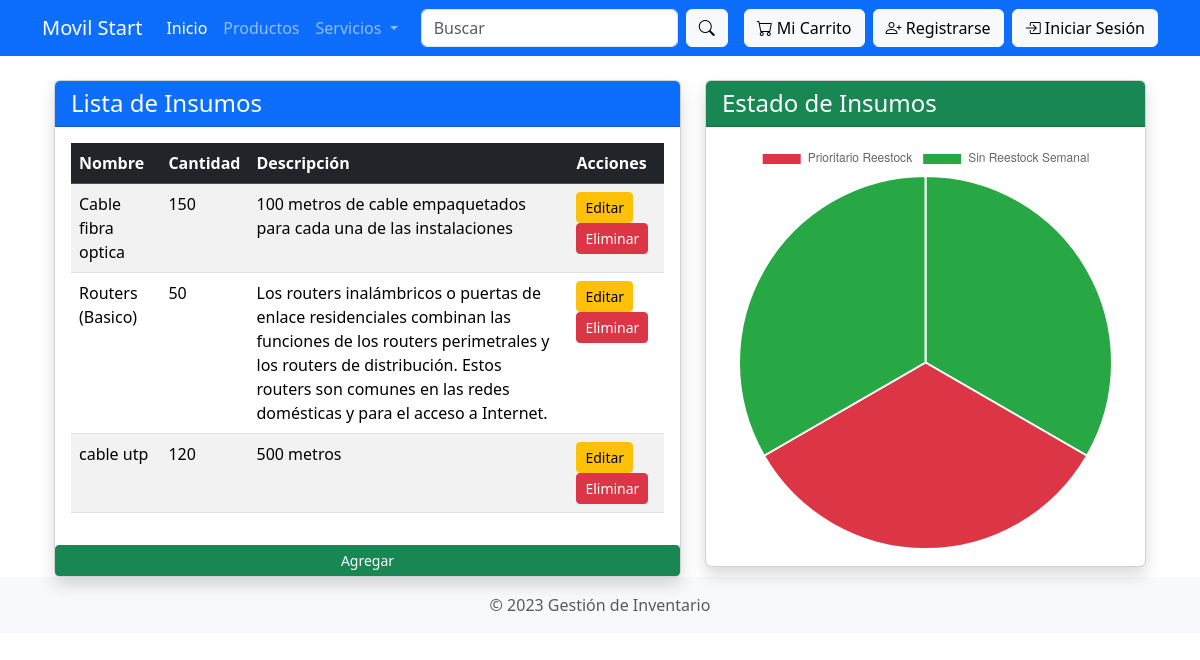
/insumos/, run on the app's committed database.
### insumos/models.py (models this page shows, shortened)
class Insumo(models.Model):
    nombre = models.CharField(max_length=100)
    cantidad = models.IntegerField()
    descripcion = models.TextField()
    class Meta:
        app_label = 'insumos'

### insumos/views.py (the view)
# urls.py: path('', views.list_insumos, name='list_insumos'),
def list_insumos(request):
    insumos = Insumo.objects.all()
    return render(request, 'insumos/list_insumos.html', {'insumos': insumos})

### templates/insumos/list_insumos.html (shortened to what this page needs)
{% extends 'base.html' %}
{% block content %}
<div class="container mt-4">
    <div class="row">
        <div class="col-md-7">
            <div class="card shadow">
                <div class="card-header bg-primary text-white">
                    <h4 class="mb-0">Lista de Insumos</h4>
                </div>
                <div class="card-body">
                    <table class="table table-striped">
                        <thead class="table-dark">
                            <tr>
                                <th>Nombre</th>
                                <th>Cantidad</th>
                                <th>Descripción</th>
                                <th>Acciones</th>
                            </tr>
                        </thead>
                        <tbody>
                            {% for insumo in insumos %}
                            <tr>
                                <td>{{ insumo.nombre }}</td>
                                <td>{{ insumo.cantidad }}</td>
                                <td>{{ insumo.descripcion }}</td>
                                <td>
                                    <a href="{% url 'update_insumo' insumo.pk %}" class="btn btn-warning btn-sm">Editar</a>
                                    <a href="{% url 'delete_insumo' insumo.pk %}" class="btn btn-danger btn-sm">Eliminar</a>
                                </td>
                            </tr>
                            {% endfor %}
                        </tbody>
                    </table>
                </div>
                <a href="{% url 'create_insumo' %}" class="btn btn-success btn-sm">Agregar </a>
            </div>
        </div>
        <div class="col-md-5">
            <div class="card shadow">
                <div class="card-header bg-success text-white">
                    <h4 class="mb-0">Estado de Insumos</h4>
                </div>
                <div class="card-body">
                    <canvas id="reabastecimientoChart"></canvas>
                </div>
            </div>
        </div>
    </div>
</div>
<script>
    document.addEventListener("DOMContentLoaded", function () {
        var ctx = document.getElementById("reabastecimientoChart").getContext("2d");
        var data = {
            labels: [
                "Prioritario Reestock",
                "Sin Reestock Semanal"
            ],
            datasets: [{
                data: [
                    {% for insumo in insumos %}
                        {% if insumo.cantidad < 30 %} 1, {% else %} 0, {% endif %}
                    {% endfor %}
                    {% for insumo in insumos %}
                        {% if insumo.cantidad >= 30 %} 1, {% else %} 0, {% endif %}
                    {% endfor %}
                ],
                backgroundColor: ["#dc3545", "#28a745"],
                hoverOffset: 4
            }]
        };
        var myChart = new Chart(ctx, {
            type: "pie",
            data: data,
        });
    });
</script>
{% endblock %}

### data on the page
Insumo: nombre "Cable fibra optica", cantidad "150", descripcion "100 metros de cable empaquetados para cada una de las instalaciones"
Insumo: nombre "Routers (Basico)", cantidad "50", descripcion "Los routers inalámbricos o puertas de enlace residenciales combinan las funciones de los routers perimetrales y los routers de distribución. Estos routers son comunes en las redes domésticas y para el acceso a Internet."
Insumo: nombre "cable utp", cantidad "120", descripcion "500 metros"
